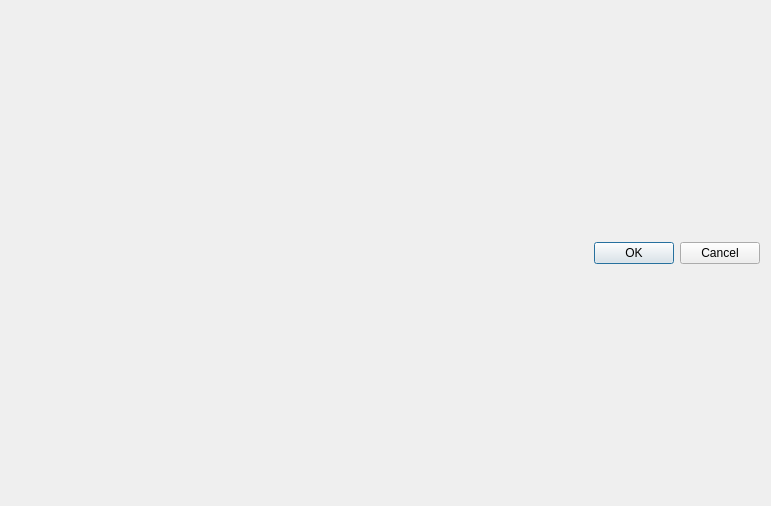
<?xml version="1.0" encoding="UTF-8"?>
<ui version="4.0">
 <class>Dialog</class>
 <widget class="QDialog" name="Dialog">
  <property name="geometry">
   <rect>
    <x>0</x>
    <y>0</y>
    <width>771</width>
    <height>506</height>
   </rect>
  </property>
  <property name="windowTitle">
   <string>Dialog</string>
  </property>
  <layout class="QVBoxLayout" name="verticalLayout">
   <item>
    <widget class="QDialogButtonBox" name="buttonBox">
     <property name="orientation">
      <enum>Qt::Horizontal</enum>
     </property>
     <property name="standardButtons">
      <set>QDialogButtonBox::Cancel|QDialogButtonBox::Ok</set>
     </property>
    </widget>
   </item>
  </layout>
 </widget>
 <resources/>
 <connections>
  <connection>
   <sender>buttonBox</sender>
   <signal>accepted()</signal>
   <receiver>Dialog</receiver>
   <slot>accept()</slot>
   <hints>
    <hint type="sourcelabel">
     <x>248</x>
     <y>254</y>
    </hint>
    <hint type="destinationlabel">
     <x>157</x>
     <y>274</y>
    </hint>
   </hints>
  </connection>
  <connection>
   <sender>buttonBox</sender>
   <signal>rejected()</signal>
   <receiver>Dialog</receiver>
   <slot>reject()</slot>
   <hints>
    <hint type="sourcelabel">
     <x>316</x>
     <y>260</y>
    </hint>
    <hint type="destinationlabel">
     <x>286</x>
     <y>274</y>
    </hint>
   </hints>
  </connection>
 </connections>
</ui>
